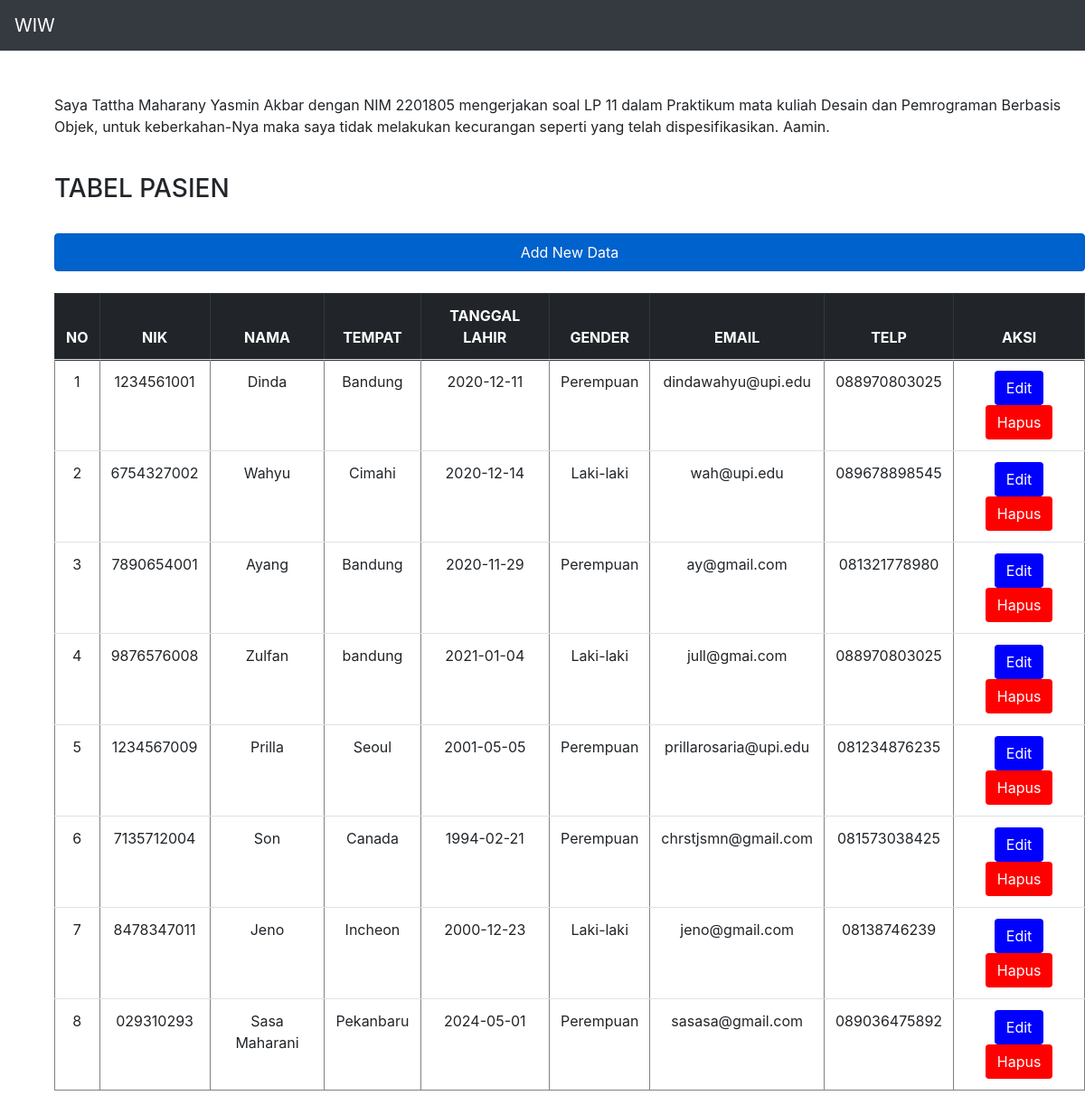
The app's page /source_code/index.php with its own data.
### tables this page shows
CREATE TABLE `pasien` (
  `id` int(11) NOT NULL,
  `nik` varchar(100) NOT NULL,
  `nama` varchar(100) NOT NULL,
  `tempat` varchar(100) NOT NULL,
  `tl` varchar(100) NOT NULL,
  `gender` varchar(10) NOT NULL,
  `email` varchar(100) NOT NULL,
  `telp` varchar(100) NOT NULL
);

### source_code/presenter/ProsesPasien.php (called while the page is built, shortened)
<?php
class ProsesPasien implements KontrakPresenter
{
	private $tabelpasien;
	private $data = [];
	function __construct()
	{
		try {
			$db_host = "localhost";
			$db_user = "root";
			$db_password = "";
			$db_name = "mvp_php";
			$this->tabelpasien = new TabelPasien($db_host, $db_user, $db_password, $db_name);
			$this->data = array();
		} catch (Exception $e) {
			echo "wiw error" . $e->getMessage();
		}
	}
	function prosesDataPasien()
	{
		try {
			$this->tabelpasien->open();
			$this->tabelpasien->getPasien();
			while ($row = $this->tabelpasien->getResult()) {
				$this->data[] = $row;
			}
		} catch (Exception $e) {
			echo "wiw error part 2" . $e->getMessage();
		}
	}
	function getId($i)
	{
		return $this->data[$i]['id'];
	}
	function getNik($i)
	{
		return $this->data[$i]['nik'];
	}
	function getNama($i)
	{
		return $this->data[$i]['nama'];
	}
	function getTempat($i)
	{
		return $this->data[$i]['tempat'];
	}
	function getTl($i)
	{
		return $this->data[$i]['tl'];
	}
	function getGender($i)
	{
		return $this->data[$i]['gender'];
	}
	function getEmail($i)
	{
		return $this->data[$i]['email'];
	}
	function getTelp($i)
	{
		return $this->data[$i]['telp'];
	}
	function getSize()
	{
		return sizeof($this->data);
	}
}

### source_code/model/DB.class.php (called while the page is built, shortened)
<?php
class DB
{
	var $db_host = '';
	var $db_user = '';
	var $db_password = '';
	var $db_name = '';
	var $db_link = '';
	function __construct($db_host = '', $db_user = '', $db_password = '', $db_name = '')
	{
		$this->db_host = $db_host;
		$this->db_user = $db_user;
		$this->db_password = $db_password;
		$this->db_name = $db_name;
	}
	function open()
	{
		$this->db_link = mysqli_connect($this->db_host, $this->db_user, $this->db_password, $this->db_name);
	}
	function execute($query = "")
	{
		$this->result = mysqli_query($this->db_link, $query);
		return $this->result;
	}
}

### source_code/model/TabelPasien.class.php (called while the page is built, shortened)
<?php
class TabelPasien extends DB
{
	function getPasien()
	{
		$query = "SELECT * FROM pasien";
		return $this->execute($query);
	}
}

### source_code/view/TampilPasien.php (the view, shortened to what this page needs)
<?php
include("presenter/ProsesPasien.php");
class TampilPasien implements KontrakView
{
	private $prosespasien;
	function __construct()
	{
		$this->prosespasien = new ProsesPasien();
	}
	function tampil()
	{
		$this->prosespasien->prosesDataPasien();
		$data = null;
		for ($i = 0; $i < $this->prosespasien->getSize(); $i++) {
			$no = $i + 1;
			$data .= "<tr>
			<td>" . $no . "</td>
			<td>" . $this->prosespasien->getNik($i) . "</td>
			<td>" . $this->prosespasien->getNama($i) . "</td>
			<td>" . $this->prosespasien->getTempat($i) . "</td>
			<td>" . $this->prosespasien->getTl($i) . "</td>
			<td>" . $this->prosespasien->getGender($i) . "</td>
			<td>" . $this->prosespasien->getEmail($i) . "</td>
			<td>" . $this->prosespasien->getTelp($i) . "</td>
			<td>
				<a href='index.php?action=update&id=" . $this->prosespasien->getId($i) . "' class='btn btn-success'' style='background-color: blue; border-color: transparent;'>Edit</a>
				<a href='index.php?action=delete&id=" . $this->prosespasien->getId($i) . "' class='btn btn-danger'' style='background-color: red; border-color: transparent;'>Hapus</a>
			</td>
			";
		}
	}
}

### source_code/index.php (shortened to what this page needs)
<?php
include("model/Template.class.php");
include("model/DB.class.php");
include("model/TabelPasien.class.php");
include("view/TampilPasien.php");
$tp = new TampilPasien();
if (isset($_GET['action'])) {
    if ($_GET['action'] == 'delete') {
        $tp->deletePasien($_GET['id']);
    }
    else if ($_GET['action'] == 'add') {
        $tp->add($_GET);
    }
    else if ($_GET['action'] == 'update') {
        $tp->update($_GET['id']);
    }
}
else {
    $data = $tp->tampil();
}

### source_code/model/Template.class.php (shortened to what this page needs)
<?php
class Template{
	var $content = '';
	function __construct($filename = ''){
		$this->content = implode('', @file($filename));
	}
	function clear(){
		$this->content = preg_replace("/DATA_[A-Z|_|0-9]+/", "", $this->content);
	}
	function write(){
		print $this->content;
	}
	function replace($old = '', $new = ''){
		if(is_int($new)){
			$value = sprintf("%d", $new);
		}elseif(is_float($new)){
			$value = sprintf("%f", $new);
		}elseif(is_array($new)){
			$value = '';
			foreach( $new as $item){
				$value .= $item. '';
			}
		}else{
			$value = $new;
		}
		$this->content = preg_replace("/$old/",  $value, $this->content);
	}
}

### records on screen
pasien: no "1", nik "1234561001", nama "Dinda", tempat "Bandung", tl "2020-12-11", gender "Perempuan", email "dindawahyu@upi.edu", telp "088970803025"
pasien: no "2", nik "6754327002", nama "Wahyu", tempat "Cimahi", tl "2020-12-14", gender "Laki-laki", email "wah@upi.edu", telp "089678898545"
pasien: no "3", nik "7890654001", nama "Ayang", tempat "Bandung", tl "2020-11-29", gender "Perempuan", email "ay@gmail.com", telp "081321778980"
pasien: no "4", nik "9876576008", nama "Zulfan", tempat "bandung", tl "2021-01-04", gender "Laki-laki", email "jull@gmai.com", telp "088970803025"
pasien: no "5", nik "1234567009", nama "Prilla", tempat "Seoul", tl "2001-05-05", gender "Perempuan", email "prillarosaria@upi.edu", telp "081234876235"
pasien: no "6", nik "7135712004", nama "Son", tempat "Canada", tl "1994-02-21", gender "Perempuan", email "chrstjsmn@gmail.com", telp "081573038425"
pasien: no "7", nik "8478347011", nama "Jeno", tempat "Incheon", tl "2000-12-23", gender "Laki-laki", email "jeno@gmail.com", telp "08138746239"
pasien: no "8", nik "029310293", nama "Sasa Maharani", tempat "Pekanbaru", tl "2024-05-01", gender "Perempuan", email "sasasa@gmail.com", telp "089036475892"
